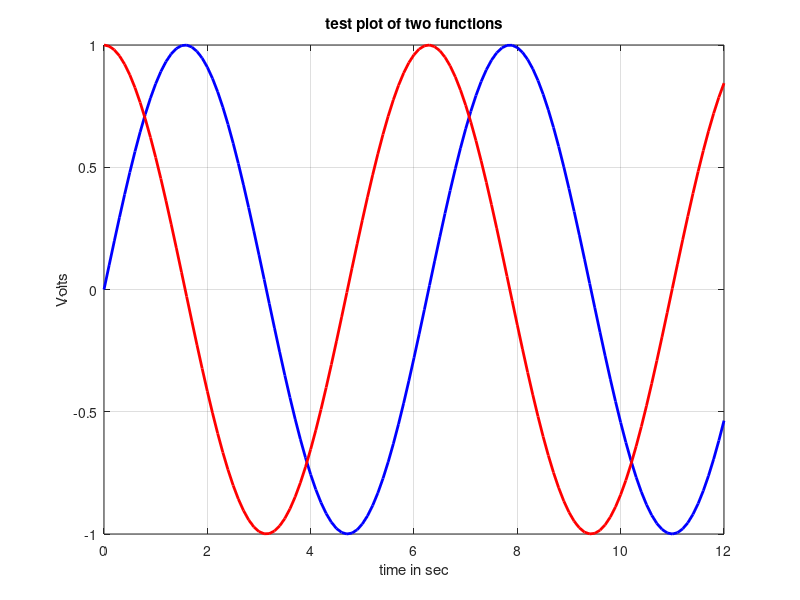

Here is the MATLAB script that generated this plot:
% ------------------------------------------------------------------------
% Plain-text export of sin_cos_plot.mlx (MATLAB Live Editor file), generated
% so the code can be read on GitHub. Open the .mlx in MATLAB to see the
% formatted version with its embedded outputs.
% Warm-up exercise, saved September 2024
% Author: Sheng-Wei Lu (呂聖韡)
% ------------------------------------------------------------------------

% 定義變量
t = 0:0.1:12;  % 時間從 0 到 12，間隔為 0.1
y1 = sin(t);   % 正弦函數
y2 = cos(t);   % 餘弦函數

% 繪製圖形
plot(t, y1, 'b', 'LineWidth', 2);  % 繪製正弦波，藍色
hold on;                           % 保持圖形，繼續繪製
plot(t, y2, 'r', 'LineWidth', 2);  % 繪製餘弦波，紅色
hold off;

% 設置圖形標題和軸標籤
title('test plot of two functions');
xlabel('time in sec');
ylabel('Volts');

% 添加網格
grid on;
